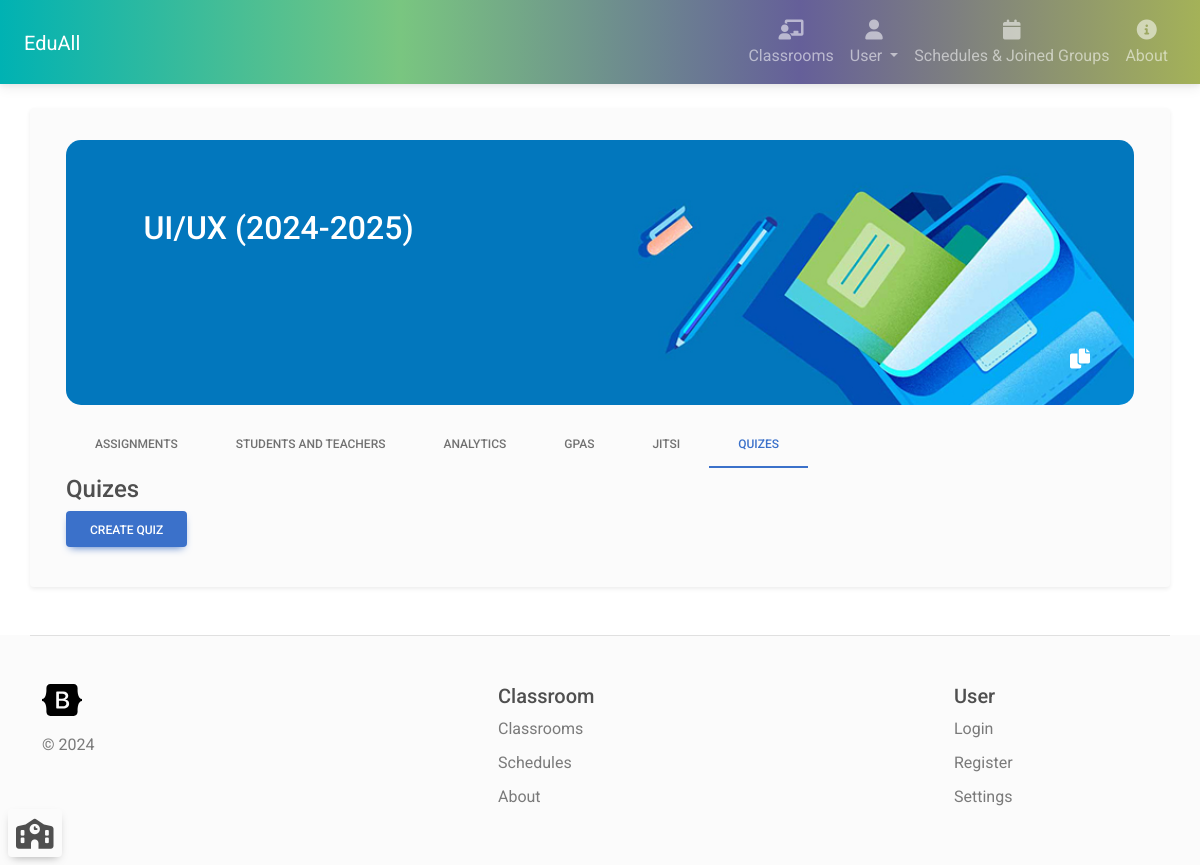
Before: /classroom/1/quiz (signed in) with the older database file.
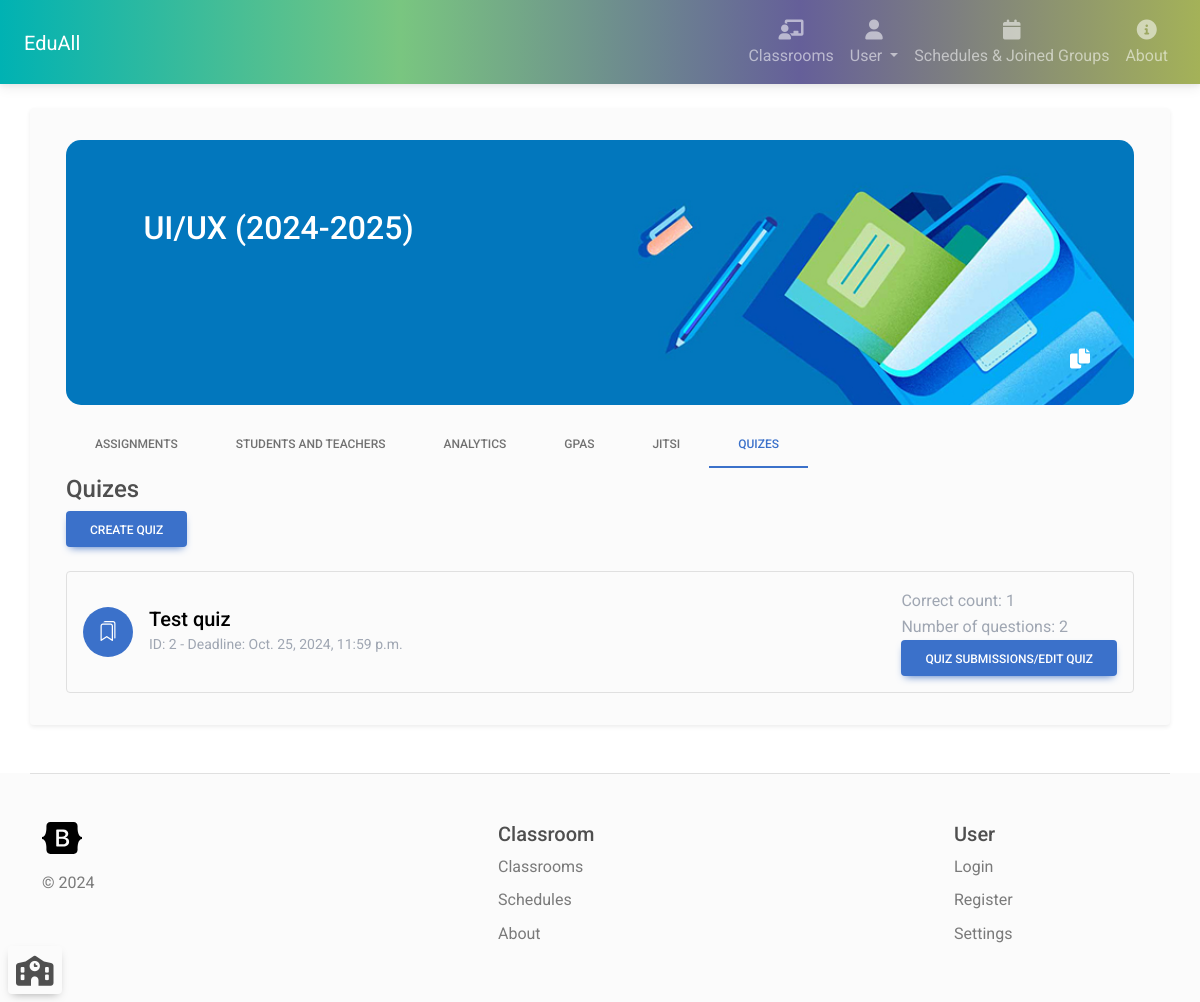
After: the same page with the newer database file.
### classroom_manager/models.py (models this page shows, shortened)
class Quiz(models.Model):
    title = models.CharField(max_length=200)
    description = models.CharField(max_length=3000)
    classroom = models.ForeignKey(Classroom, on_delete=models.CASCADE)
    deadline = models.DateTimeField(null=True)

class QuizSubmission(models.Model):
    student = models.ForeignKey(User, on_delete=models.CASCADE)
    quiz = models.ForeignKey(Quiz, on_delete=models.CASCADE)
    submissionDate = models.DateTimeField(auto_now_add=True)
    correctCount = models.IntegerField(default=0)

### classroom_manager/views.py (the view, shortened to what this page needs)
# urls.py: path('classroom/<int:classroomId>/quiz', views.quizPage, name="quiz_page"),
@login_required(login_url='login')
def quizPage(request: HttpRequest, classroomId: int):
    if request.method == 'GET':
        classroom = Classroom.objects.filter(id=classroomId).first()
        if classroom == None:
            return render(request, '404page.html')
        if not isTeacher(request.user.id, classroomId):
            return render(request, '403page.html')
        quizes = Quiz.objects.filter(classroom=classroom).all()
        for i in range(len(quizes)):
            quizes[i].questionCount = QuizQuestion.objects.filter(quiz=quizes[i]).count()
            quizes[i].yourSubmission = QuizSubmission.objects.filter(quiz=quizes[i], student=request.user).first()
        isCurrentUserTeacher = isTeacher(request.user.id, classroomId)
        context = {'classroom': classroom, 'quizes': quizes, 'isTeacher': isCurrentUserTeacher}
        return render(request, 'quiz_page.html', context)

### classroom_manager/views.py (called while the page is built)
def isTeacher(userId, classroomId):
    user = User.objects.filter(id=userId).first()
    classroom = Classroom.objects.filter(id=classroomId, teachers__id__contains=userId).first()
    if user == None or classroom == None:
        return False
    return True

### classroom_manager/templates/quiz_page.html (shortened to what this page needs)
{% extends 'navbar.html' %}
{% block content %}
{% load static %}
    <div class="container">
        <div style="width: 100%;" class="mt-3 position-relative">
            <img style="width: 100%; border-radius: 15px;"  src="{% static classroom.background %}"/ >
            <div style="padding: 1rem 1.5rem; top: 20%; left: 5%; width: 85%; color: white;" class="position-absolute">
                <h2 style="text-overflow: ellipsis; overflow: hidden; display: block; whitespace: no-wrap;">{{ classroom.name }}</h2>
            </div>
            <div style="left: 94%; top: 78%; position: absolute;">
                <div type="button" style="background-color: #00000000" class="rounded-circle" data-bs-toggle="modal" data-bs-target="#cloneClassroomModal">
                    <i class="fa-solid fa-copy text-white fa-lg"></i>
                </div>
            </div>
        </div>
        <ul class="nav nav-tabs mb-2 mt-3 bg-light">
            <li class="nav-item">
                <a class="nav-link" aria-current="page" href="{% url 'classroom_details' classroom.id %}">Assignments</a>
            </li>
            <li class="nav-item">
                <a class="nav-link" href="{% url 'classroom_details_users' classroom.id %}">Students and teachers</a>
            </li>
            {% if isTeacher %}
            <li class="nav-item">
                <a class="nav-link" href="{% url 'classroom_analytics' classroom.id %}">Analytics</a>
            </li>
            {% endif %}
            <li class="nav-item">
                <a class="nav-link" href="{% url 'gpa_by_classroom_id' classroom.id %}">GPAs</a>
            </li>
            <li class="nav-item">
                <a class="nav-link" aria-current="page" href="{% url 'classroom_jitsi' classroom.id %}">Jitsi</a>
            </li>
            <li class="nav-item">
                <a class="nav-link active bg-light" aria-current="page" href="#">Quizes</a>
            </li>
        </ul>
        <div>
            <h4>Quizes</h4>
            {% if isTeacher %}
            <button class="btn btn-primary mb-4" data-bs-toggle="modal" data-bs-target="#quizCreateModal">Create Quiz</button>
            {% endif %}
            {% for quiz in quizes %}
            <div class="border rounded p-3 mb-3">
                <div class="d-flex align-items-center">
                    <div class="bg-primary rounded-circle me-2" style="width: 50px; height: 50px; position: relative;">
                        <i class="bi bi-bookmarks text-white" style="font-size: 20px; position: absolute; top: 50%; left: 50%; transform: translate(-50%, -50%);"></i>
                    </div>
                    <div class="ms-2">
                        <h5 class="text-black m-auto"><a href="{% url 'answer_quiz' quiz.id %}" class="text-black">{{ quiz.title }}</a></h5>
                        <p class="text-secondary m-auto"><small>ID: {{ quiz.id }} - Deadline: {{ quiz.deadline }}</small></p>
                    </div>
                    {% if quiz.yourSubmission %}
                    <div class="ms-2 ms-auto">
                        <p class="text-secondary m-auto">Correct count: {{ quiz.yourSubmission.correctCount }}</p>
                        <p class="text-secondary m-auto">Number of questions: {{ quiz.questionCount }}</p>
                        {% if isTeacher %}
                            <a href="{% url 'quiz_details' quiz.id %}" class="btn btn-primary">Quiz submissions/Edit quiz</a>
                        {% endif %}
                    </div>
                    {% endif %}
                </div>
            </div>
            {% endfor %}
        </div>
    </div>
{% endblock %}

Changed rows visible on the page:
added Quiz: title "Test quiz", id "2", deadline "Oct. 25, 2024, 11:59 p.m.", yourSubmission.correctCount "1", questionCount "2"
